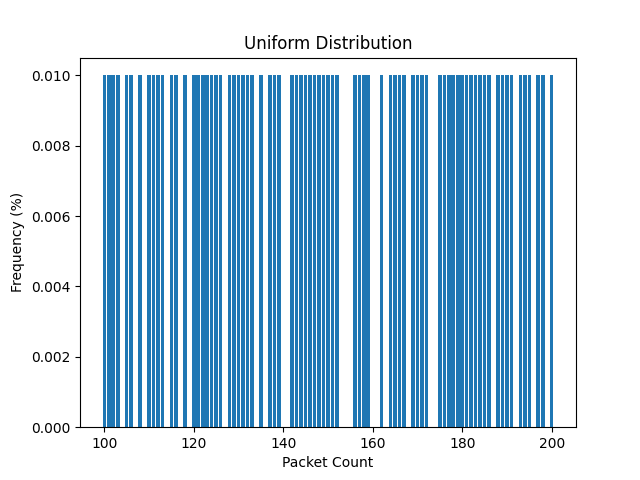

Generate this figure with Python:
import sys
import os

current_dir = os.path.dirname(os.path.realpath(__file__))
parent_dir = os.path.dirname(os.path.dirname(os.path.dirname(current_dir)))
sys.path.append(parent_dir)

from PoissonNet import Network, UniformDistributed, NormalPackageTypeData, PackageType

from matplotlib import pyplot as plt

def requestGenChart():
    uniformDistributed = UniformDistributed(100, 200)
    counter = dict()
    total = 0
    for _ in range(0, 1000):
        packageCnt = uniformDistributed.genPacketCount()
        if packageCnt in counter:
            counter[packageCnt] += 1
        else:
            counter[packageCnt] = 1
        total += packageCnt

    x = list(counter.keys())
    y = [round(cnt / total * 100, 2) for cnt in counter.values()]
    plt.bar(x, y)
    plt.title("Uniform Distribution")
    plt.xlabel("Packet Count")
    plt.ylabel("Frequency (%)")
    plt.annotate(
        f"Range min: {100}, Range max: {200}", 
        (0, 0), (0, -20), 
        xycoords='axes fraction', 
        textcoords='offset points', 
        va='top'
    )
    plt.savefig("uniform_chart.png")

if __name__ == '__main__':
    requestGenChart()
